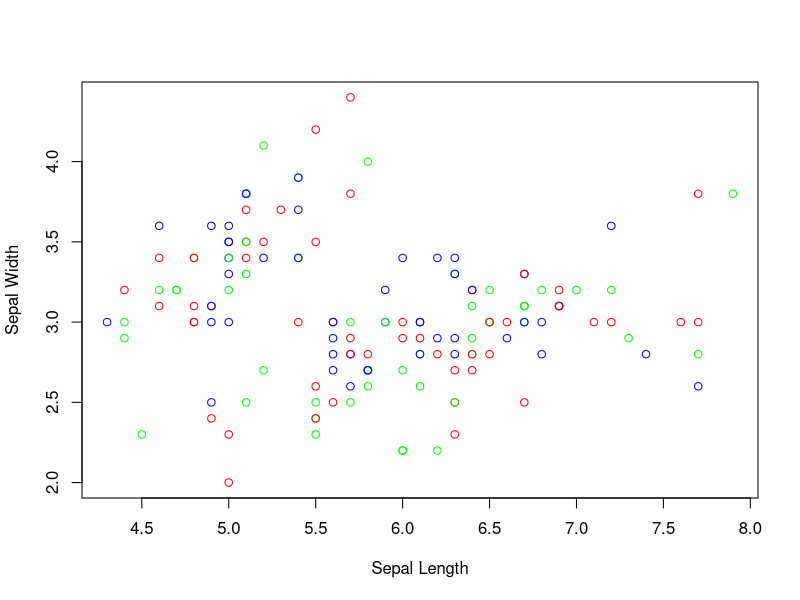
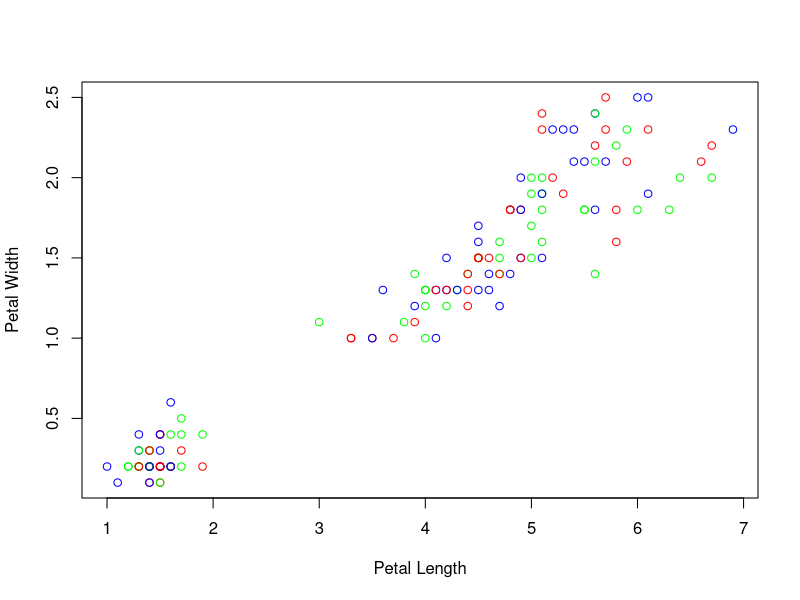
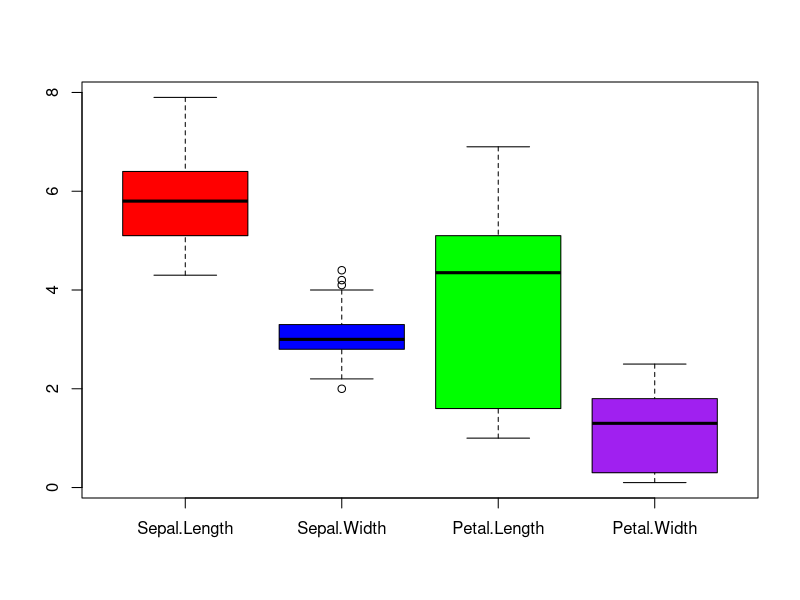
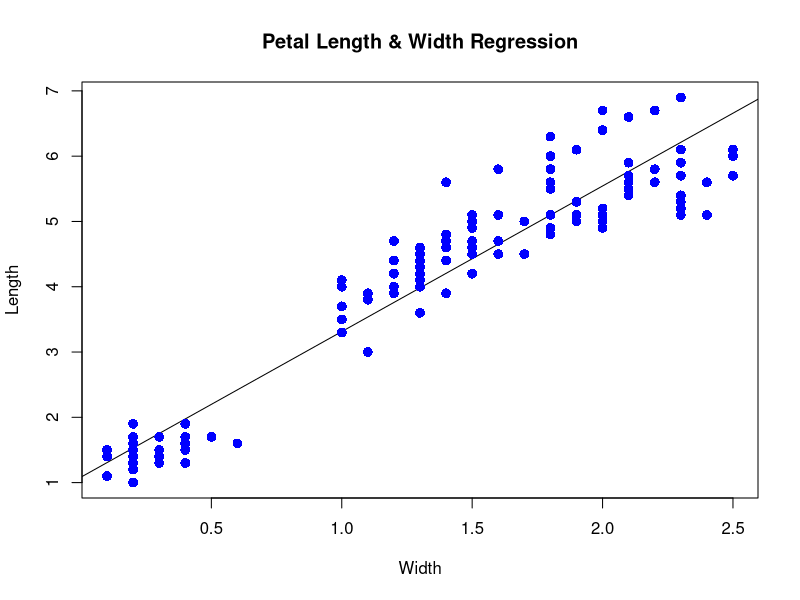
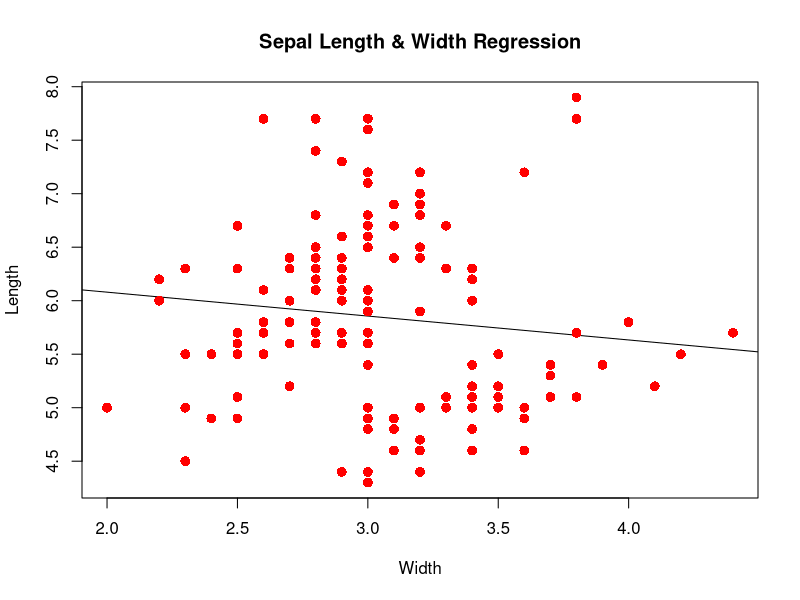
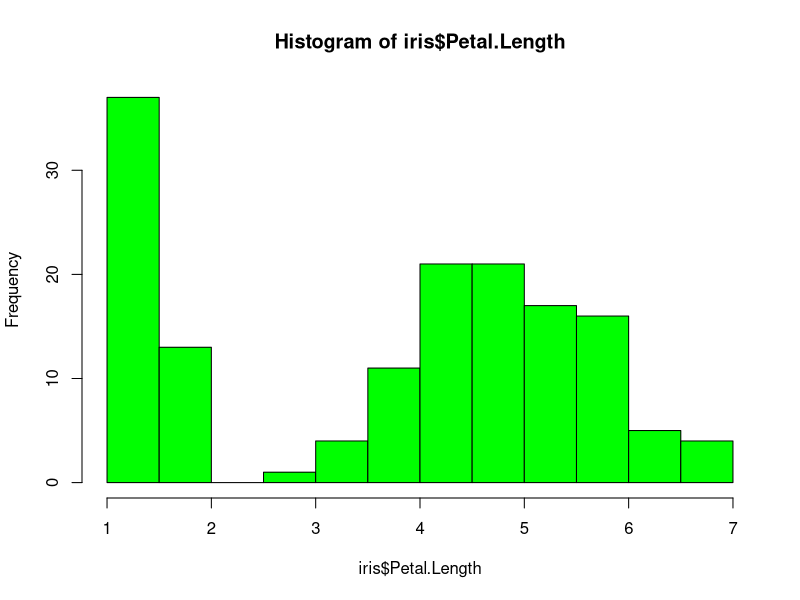
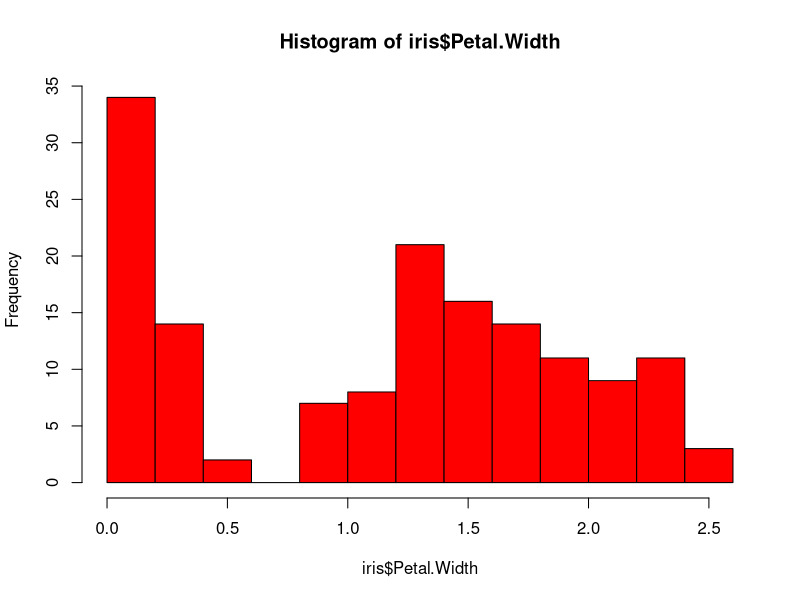
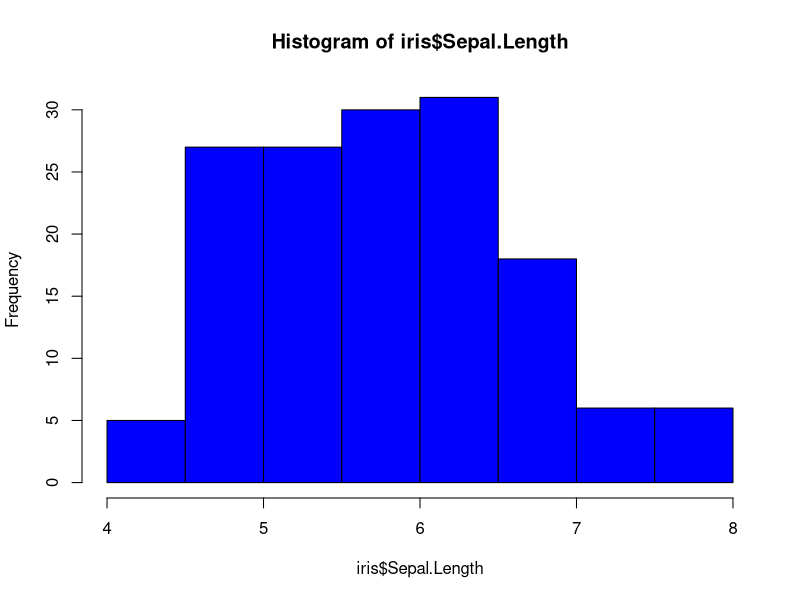

Write the R code that produced these figures, in order.
library(psych)
describe(iris)
describeBy(iris,iris$Species)
seto=subset(iris,iris$Species=="setosa")
versi=subset(iris,iris$Species=="versi")
virg=subset(iris,iris$Species=="virginica")
plot(iris$Sepal.Length,iris$Sepal.Width,col=c("red","blue","green"),xlab = "Sepal Length",ylab = "Sepal Width")
 legend("topright",c("Red for setosa"," Blue for Versicolor","Green for Virginica"),text.col=c("red","blue","green"),inset = c(0,-0.65))
 plot(iris$Petal.Length,iris$Petal.Width,col=c("red","blue","green"),xlab = "Petal Length",ylab = "Petal Width")
 legend("topright",c("Red for setosa"," Blue for Versicolor","Green for Virginica"),text.col=c("red","blue","green"),inset = c(0,-0.65))
boxplot(iris[,1:4],col = c("red","blue","green","purple"))
x=cor(iris[,1:4],method = "pearson")
plot(iris$Petal.Width,iris$Petal.Length,col = "blue",main = "Petal Length & Width Regression",abline(lm(iris$Petal.Length~iris$Petal.Width)),cex = 1.3,pch = 16,xlab = "Width",ylab = "Length")
plot(iris$Sepal.Width,iris$Sepal.Length,col = "red",main = "Sepal Length & Width Regression",abline(lm(iris$Sepal.Length~iris$Sepal.Width)),cex = 1.3,pch = 16,xlab = "Width",ylab = "Length")
hist(iris$Petal.Length,col="green")
hist(iris$Petal.Width,col="red")
hist(iris$Sepal.Length,col="blue")
hist(iris$Sepal.Width,col="gold")
 plot(density(iris$Sepal.Length),main="Density plot for sepal length")
 polygon(density(iris$Sepal.Length),col="green")
 
 plot(density(iris$Sepal.Width),main="Density plot for sepal width")
 polygon(density(iris$Sepal.Width),col="red")
 
 plot(density(iris$Petal.Length),main="Density plot for petal width")
 polygon(density(iris$Petal.Length),col="blue")
 
 plot(density(iris$Petal.Width),main="Density plot for petal width")
 polygon(density(iris$Petal.Width),col="gold")
 barplot(table(iris$Sepal.Length),col="green")
 barplot(table(iris$Sepal.Width),col="red")
 barplot(table(iris$Petal.Length),col="blue")
 barplot(table(iris$Petal.Width),col="gold")
 barplot(table(iris$Species=="versicolor",iris$Sepal.Length),col=c("green","yellow"))
 barplot(table(iris$Species=="setosa",iris$Sepal.Width),col=c("red","blue"))
barplot(table(iris$Species=="virginica",iris$Petal.Length),col=c("purple","pink"),beside = T)
barplot(table(iris$Species=="virginica",iris$Petal.Width),col=c("orange","grey"),beside=T)
t.test(iris$Petal.Length,paired = F,alternative = "less",var.equal = T,conf.level = .95)